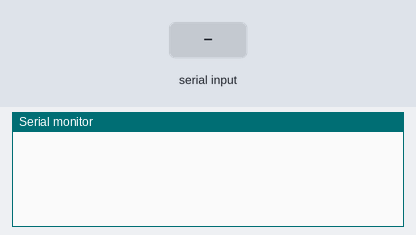
Simulated run of this sketch. Board: Arduino Uno, built with avr-gcc and run on an emulated ATmega328P. On the bench: the last lines printed to the serial monitor. The inputs (shaded band) are chosen by the test bench. The modem accepts every AT command (registered, SIM ready, sends succeed) and sends nothing else.

Above: at 5.2 s.
5.3 s: "1\n" received over Serial
At 6.3 s:
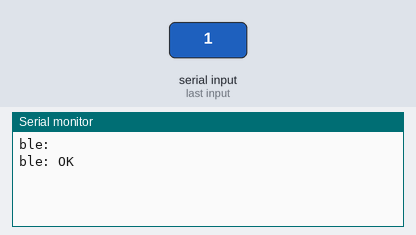
6.8 s: "1\n" received over the second serial link
At 8.0 s:
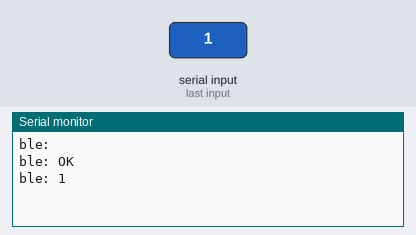
8.3 s: "0\n" received over the second serial link
At 9.4 s:
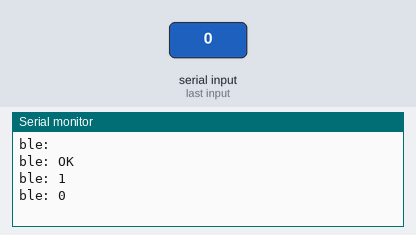

Measured:
- after the input at 5.3 s, the serial monitor: prints a new line at once (image 1)
- after the input at 6.8 s, the serial monitor: prints a new line at once (image 2)
- after the input at 8.3 s, the serial monitor: prints a new line at once (image 3)

The sketch:

ConfigureBleE104Bt52.ino
```cpp
#include "Arduino.h"
#include <SoftwareSerial.h>

#define BLE_RX_PIN 5
#define BLE_TX_PIN 6

SoftwareSerial ble(BLE_TX_PIN, BLE_RX_PIN); // RX, TX

void setup() {
  // Change baud to 9600
  ble.begin(115200);
  delay(1000);
  ble.print("AT+BAUD=2");
  delay(1000);

  Serial.begin(9600);
  ble.begin(9600);
  delay(1000);

  // Transparent transmission
  ble.print("AT+TRANMD=1");
  delay(1000);

  // Device name
  ble.print("AT+NAME=[onl] test1");
}

void loop() {
  while (ble.available()) {
    String msg = ble.readStringUntil('\n');
    Serial.println("ble: " + msg);
  }

  if (Serial.available() > 0) {
    char incomingByte = Serial.read();
    ble.write(incomingByte);
  }
}
```
